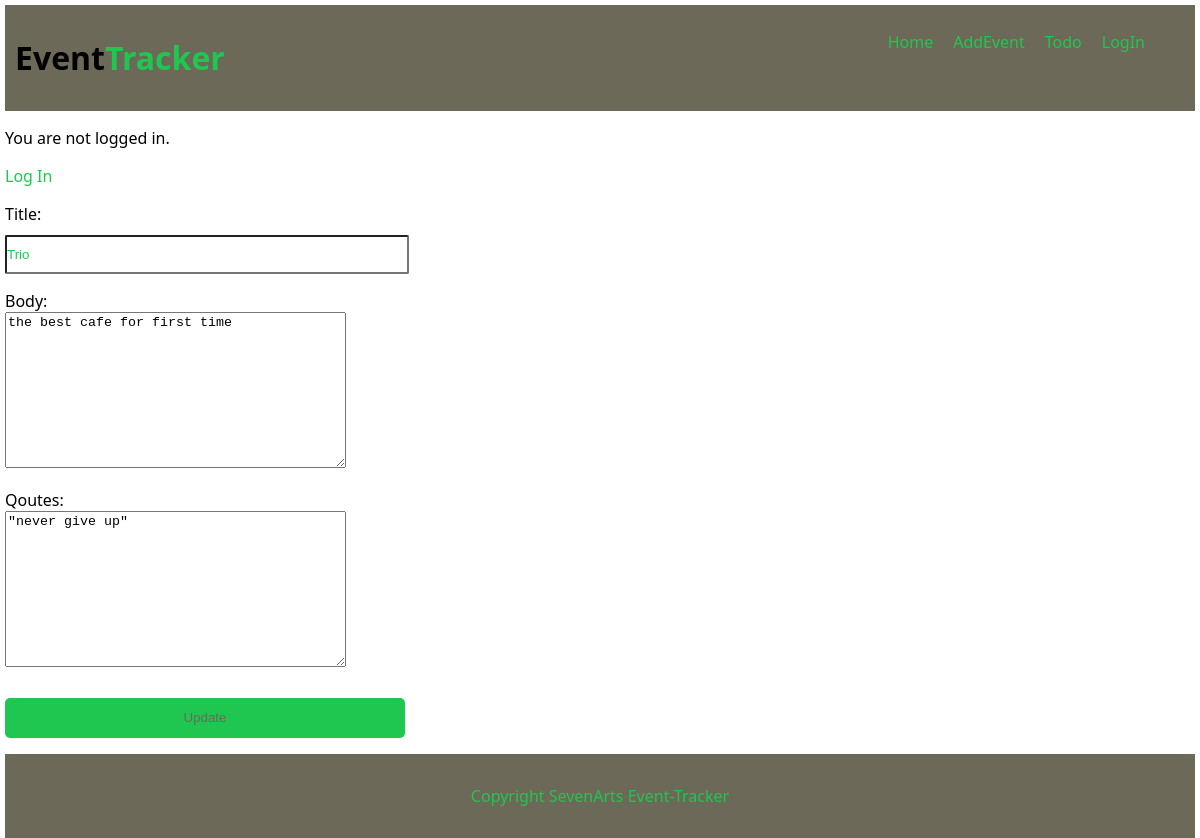
/post/3/edit/, run on the app's committed database.
### event/models.py (models this page shows, shortened)
class Post(models.Model):
    title = models.CharField(max_length=255)
    body = models.TextField()
    qoutes = models.TextField()
    created_at = models.DateTimeField(auto_now_add = True)

### event/views.py (the view)
# urls.py: path('post/<int:pk>/edit/', EventUpdateView.as_view(), name='event_edit'),
class EventUpdateView(UpdateView):
    model = Post
    template_name = 'event/event_edit.html'
    fields = ['title', 'body', 'qoutes']

### event/templates/event/event_edit.html
{% extends 'event/base.html' %}
{% block content %}
<form action="" method="post">{% csrf_token %}
    {{form.as_p}}
    <input class="input-button" type="submit" value="Update">
</form>
{% endblock content %}

### event/static/css/core.css (style rules this page uses)
body { font-family: 'Segoe UI', Tahoma, Geneva, Verdana, sans-serif; color: rgb(0, 0, 0); padding: 5px; margin: 0; }
.input-button { border-radius: 5px; background: #1fc751; border: none; width: 400px; height: 40px; color: #6d6958; }
label { display: block; }
input { margin-top: 10px; height: 25px; width:400px; padding: 5px 0; color: #1fc751; border-radius: 2px; }

### data on the page
Post: title "Trio", body "the best cafe for first time", qoutes "\"never give up\""
